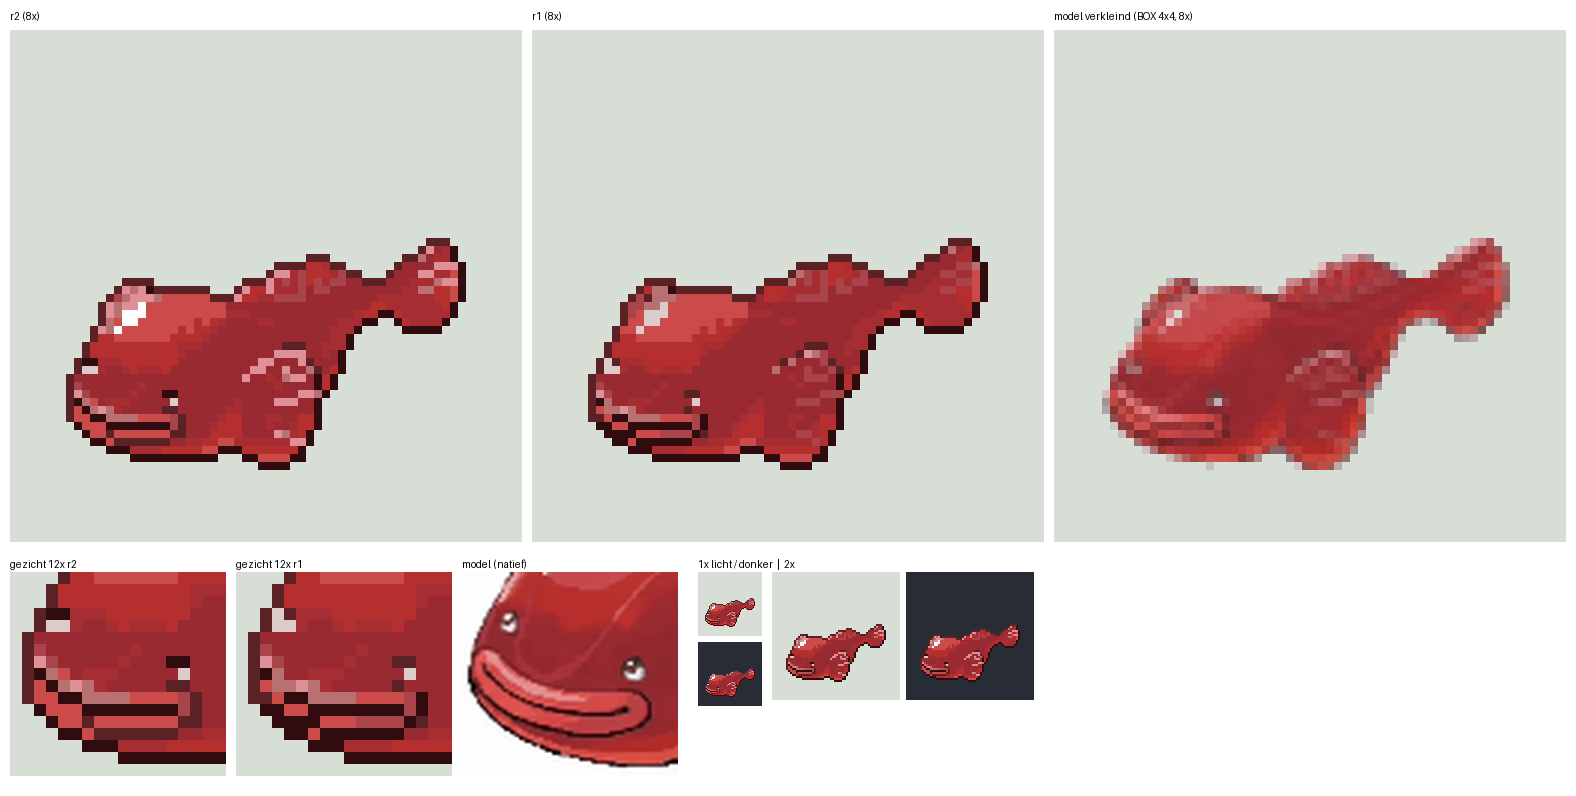

The Python source for this figure:
# vel.py: r2 | r1 | model verkleind (BOX 4x4) op 8x; gezicht 12x r2 | r1 | model (natief); 1x en 2x op licht/donker
import numpy as np; from PIL import Image, ImageDraw
OY,OX,ymin,xmin,y0,x0=np.load('kaal_info.npz')['geo']
n=Image.open('natief.png').convert('RGB'); r2=Image.open('blobfish_r2.png'); r1=Image.open('r1.png')
LG=(214,222,214); DG=(40,44,52)
def rgba(p,c): b=Image.new('RGBA',(64,64),c+(255,)); b.alpha_composite(p.convert('RGBA')); return b.convert('RGB')
nx=OX+4*(xmin-x0); ny=OY+4*(ymin-y0)
big=Image.new('RGB',(256+abs(nx)+4,256+abs(ny)+4),(255,255,255)); big.paste(n,(max(0,-nx),max(0,-ny)))
bx,by=max(0,nx),max(0,ny)
m=big.crop((bx,by,bx+256,by+256)).resize((64,64),Image.BOX); ma=np.asarray(m).copy(); ma[ma.min(2)>=200]=LG; m=Image.fromarray(ma)
z=8; W=64*z; X0,Y0,X1,Y1=6,38,24,55; zz=12; fw=(X1-X0)*zz; fh=(Y1-Y0)*zz
v=Image.new('RGB',(3*W+40,W+40+fh+40),'white'); d=ImageDraw.Draw(v)
for k,(im,t) in enumerate(((rgba(r2,LG),'r2 (8x)'),(rgba(r1,LG),'r1 (8x)'),(m,'model verkleind (BOX 4x4, 8x)'))):
    v.paste(im.resize((W,W),Image.NEAREST),(10+k*(W+10),30)); d.text((10+k*(W+10),10),t,fill='black')
yy=W+60
for k,(im,t) in enumerate(((rgba(r2,LG),'r2'),(rgba(r1,LG),'r1'))):
    v.paste(im.crop((X0,Y0,X1,Y1)).resize((fw,fh),Image.NEAREST),(10+k*(fw+10),yy)); d.text((10+k*(fw+10),yy-14),'gezicht 12x '+t,fill='black')
v.paste(big.crop((bx+4*X0,by+4*Y0,bx+4*X1,by+4*Y1)).resize((fw,fh),Image.LANCZOS),(10+2*(fw+10),yy)); d.text((10+2*(fw+10),yy-14),'model (natief)',fill='black')
xx=10+3*(fw+10)+10
d.text((xx,yy-14),'1x licht / donker  |  2x',fill='black')
v.paste(rgba(r2,LG),(xx,yy)); v.paste(rgba(r2,DG),(xx,yy+70))
v.paste(rgba(r2,LG).resize((128,128),Image.NEAREST),(xx+74,yy)); v.paste(rgba(r2,DG).resize((128,128),Image.NEAREST),(xx+74+134,yy))
v.save('vel.png'); print(v.size)
